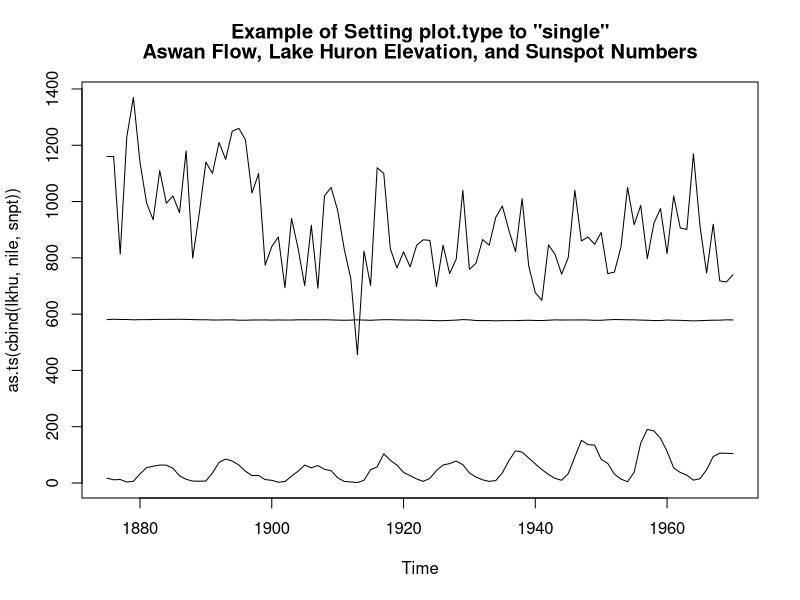

R code for this plot:
snpt = window( 
  sunspot.year,  
  start=1875, 
  end=1970, 
  freq=1 
)
nile =  window( 
  Nile,  
  start=1875, 
  end=1970, 
  freq=1 
)
lkhu = window( 
  LakeHuron, 
  start=1875, 
  end=1970, 
  freq=1 
)

plot( 
  as.ts( 
    cbind( 
      lkhu, 
      nile, 
      snpt 
    ) 
  ), 
  plot.type="single" 
)
title( 
  main=c( 
    "Example of Setting plot.type to \"single\"", 
    "Aswan Flow, Lake Huron Elevation, and Sunspot Numbers" 
  ) 
) 
